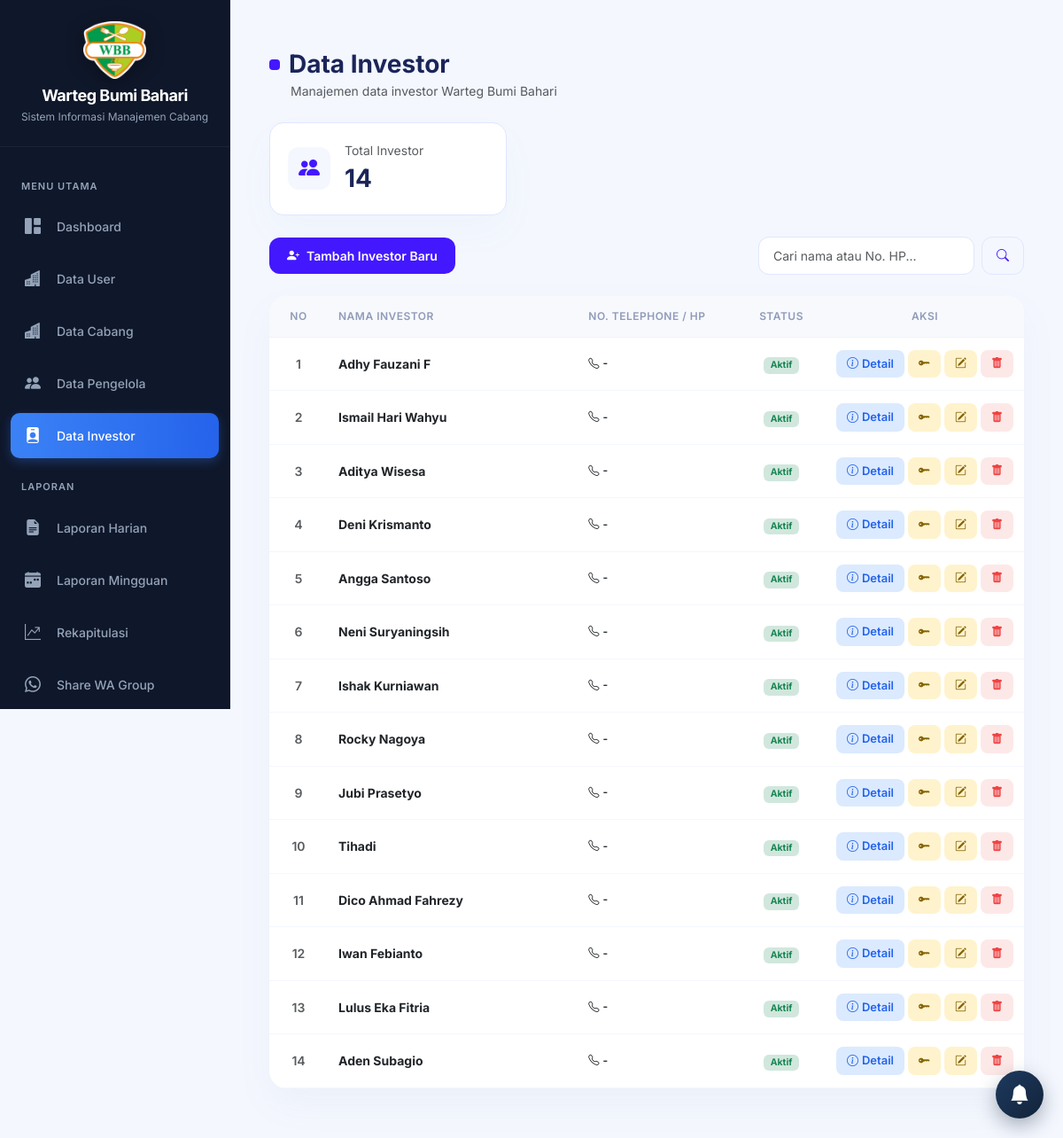
Page /admin_pusat/data_investor.php (signed in) on the committed database.
### tables this page shows
CREATE TABLE `investor` (
  `id_investor` int(11) NOT NULL AUTO_INCREMENT,
  `nama_investor` varchar(100) NOT NULL,
  `no_hp` varchar(20) DEFAULT NULL,
  `status` enum('aktif','nonaktif') DEFAULT 'aktif',
  PRIMARY KEY (`id_investor`)
);

### config/koneksi.php (called while the page is built, shortened)
<?php
if (!function_exists('h')) {
    function h($string): string
    {
        return htmlspecialchars((string) ($string ?? ''), ENT_QUOTES, 'UTF-8');
    }
}

### admin_pusat/data_investor.php (the view, shortened to what this page needs)
<?php
require '../config/koneksi.php';
$total_investor_all = 0;
$query_stat = $conn->query("SELECT COUNT(*) as total FROM investor");
if ($query_stat) {
    $total_investor_all = $query_stat->fetch_assoc()['total'];
}
$search = trim($_GET['search'] ?? '');
$where_sql = "";
$params = [];
$types = "";
$limit  = 20;
$page   = isset($_GET['page']) ? (int)$_GET['page'] : 1;
$page   = $page < 1 ? 1 : $page;
$offset = ($page - 1) * $limit;
$sql = "SELECT * FROM investor $where_sql ORDER BY id_investor DESC LIMIT ? OFFSET ?";
$stmt = $conn->prepare($sql);
if ($search != '') {
    $fetch_types = $types . "ii";
    $fetch_params = array_merge($params, [$limit, $offset]);
    $stmt->bind_param($fetch_types, ...$fetch_params);
} else {
    $stmt->bind_param("ii", $limit, $offset);
}
$stmt->execute();
$investor_result = $stmt->get_result();
$investor_list = [];
while ($row = $investor_result->fetch_assoc()) {
    $investor_list[] = $row;
}
include 'sidebar_pusat.php';
?>
<link rel="stylesheet" href="https://cdn.jsdelivr.net/npm/bootstrap-icons@1.11.3/font/bootstrap-icons.min.css">
<div class="container-fluid py-4">
    <div class="d-flex justify-content-between align-items-center mb-4">
        <div>
            <div class="d-flex align-items-center">
                <span class="title-mark"></span>
                <h3 class="fw-bold mb-0" style="color: #1b2559;">Data Investor</h3>
            </div>
            <span class="text-muted small ms-4">Manajemen data investor Warteg Bumi Bahari</span>
        </div>
    </div>
    <div class="row mb-4">
        <div class="col-12 col-md-4">
            <div class="stat-card d-flex align-items-center gap-3">
                <div class="icon"><i class="bi bi-people-fill"></i></div>
                <div>
                    <div class="text-muted small">Total Investor</div>
                    <div class="fw-bold fs-3" style="color: #1b2559;"><?= number_format($total_investor_all) ?></div>
                </div>
            </div>
        </div>
    </div>
    <div class="d-flex flex-column flex-sm-row justify-content-between align-items-stretch align-items-sm-center gap-3 mb-4">
        <button type="button" class="btn btn-premium d-flex align-items-center gap-2" onclick="resetForm()">
            <i class="bi bi-person-plus-fill"></i> Tambah Investor Baru
        </button>
        <form method="GET" class="d-flex gap-2 search-container">
            <input type="text" name="search" class="form-control form-control-premium" placeholder="Cari nama atau No. HP..." value="<?= h($search) ?>">
            <button type="submit" class="btn btn-premium-outline"><i class="bi bi-search"></i></button>
        </form>
    </div>
    <div class="card saas-card p-0 overflow-hidden border-0">
        <div class="table-responsive table-desktop">
            <table class="table table-saas align-middle mb-0">
                <thead>
                    <tr>
                        <th width="8%" class="text-center">No</th>
                        <th width="35%">Nama Investor</th>
                        <th width="22%">No. Telephone / HP</th>
                        <th width="12%" class="text-center">Status</th>
                        <th width="23%" class="text-center">Aksi</th>
                    </tr>
                </thead>
                <tbody>
                    <?php if (empty($investor_list)): ?>
                    <tr>
                        <td colspan="5" class="text-center py-5 text-muted fw-semibold">
                            <i class="bi bi-inbox fs-2 d-block mb-2"></i> Belum ada data investor
                        </td>
                    </tr>
                    <?php else: $no = $offset + 1; foreach ($investor_list as $d): ?>
                    <tr>
                        <td class="text-center text-muted fw-semibold"><?= $no++ ?></td>
                        <td>
                            <span class="fw-bold text-dark d-block"><?= h($d['nama_investor']) ?></span>
                        </td>
                        <td>
                            <small class="d-block text-dark fw-semibold"><i class="bi bi-telephone me-1"></i><?= h($d['no_hp'] ?: '-') ?></small>
                        </td>
                        <td class="text-center">
                            <?php if (($d['status'] ?? 'aktif') == 'aktif'): ?>
                                <span class="badge bg-success-subtle text-success px-2 py-1">Aktif</span>
                            <?php else: ?>
                                <span class="badge bg-danger-subtle text-danger px-2 py-1">Nonaktif</span>
                            <?php endif; ?>
                        </td>
                        <td class="text-center">
                            <div class="d-inline-flex gap-1 justify-content-center">
                                <button type="button" class="btn btn-action-info" onclick="showDetailInvestor(<?= (int)$d['id_investor'] ?>, '<?= h(addslashes($d['nama_investor'])) ?>')">
                                    <i class="bi bi-info-circle me-1"></i> Detail
                                </button>
                                <a href="data_user?open_modal=1&id_investor=<?= (int)$d['id_investor'] ?>&nama_investor=<?= urlencode($d['nama_investor']) ?>" class="btn btn-action-edit" title="Buat/atur akun login investor ini">
                                    <i class="bi bi-key-fill"></i>
                                </a>
                                <button type="button" class="btn btn-action-edit" onclick="editInvestor(<?= htmlspecialchars(json_encode($d), ENT_QUOTES, 'UTF-8') ?>)">
                                    <i class="bi bi-pencil-square"></i>
                                </button>
                                <form method="POST" class="d-inline" id="form-delete-<?= (int)$d['id_investor'] ?>">
                                    <button type="button" class="btn btn-action-delete" onclick="confirmDelete(<?= (int)$d['id_investor'] ?>, '<?= h(addslashes($d['nama_investor'])) ?>')">
                                        <i class="bi bi-trash-fill"></i>
                                    </button>
                                </form>
                            </div>
                        </td>
                    </tr>
                    <?php endforeach; endif; ?>
                </tbody>
            </table>
        </div>
    </div>
</div>

### admin_pusat/sidebar_pusat.php (style rules this page uses)
:root { --sidebar-bg: #0f172a; --sidebar-hover: rgba(59, 130, 246, 0.15); --sidebar-active: linear-gradient(90deg, #3b82f6 0%, #2563eb 100%); --text-muted: #94a3b8; --content-bg: #f8fafc; }
* { font-family: 'Inter', sans-serif; }
body { background: var(--content-bg); }

### admin_pusat/data_investor.php (style rules this page uses)
body { background-color: #f4f7fe !important; font-family: 'Plus Jakarta Sans', sans-serif !important; color: #1b2559; }
.saas-card { background: #ffffff; border: none !important; border-radius: 20px !important; box-shadow: 0px 18px 40px rgba(112, 144, 176, 0.06) !important; padding: 20px; }
.title-mark { width: 12px; height: 12px; background-color: #4318ff; border-radius: 4px; display: inline-block; margin-right: 10px; }
.btn-premium { background-color: #4318ff !important; color: #ffffff !important; border: none !important; padding: 10px 20px; border-radius: 12px; font-weight: 600; font-size: 14px; transition: all 0.2s ease; }
.btn-premium-outline { background-color: #f4f7fe !important; color: #4318ff !important; border: 1px solid #e0e7ff !important; padding: 10px 16px; border-radius: 12px; font-weight: 600; font-size: 14px; }
.form-control-premium, .form-select-premium { border-radius: 12px !important; border: 1px solid #e0e7ff !important; padding: 10px 16px; color: #1b2559; font-size: 14px; background-color: #ffffff; }
.btn-action-info { background-color: #dbeafe; color: #2563eb; border: none; padding: 6px 12px; border-radius: 8px; font-size: 13px; font-weight: 600; display: inline-flex; align-items: center; justify-content: center; text-decoration: none; cursor: pointer; }
.btn-action-edit { background-color: #fff3cd; color: #856404; border: none; padding: 6px 12px; border-radius: 8px; font-size: 13px; font-weight: 600; display: inline-flex; align-items: center; justify-content: center; text-decoration: none; cursor: pointer; }
.btn-action-delete { background-color: #fde8e8; color: #ef4444; border: none; padding: 6px 12px; border-radius: 8px; font-size: 13px; font-weight: 600; display: inline-flex; align-items: center; justify-content: center; cursor: pointer; }
.stat-card { border-radius: 16px; padding: 20px; background: #fff; border: 1px solid #e0e7ff; box-shadow: 0px 18px 40px rgba(112, 144, 176, 0.04); }
.stat-card .icon { width: 48px; height: 48px; background: #f4f7fe; border-radius: 12px; display: flex; align-items: center; justify-content: center; font-size: 24px; color: #4318ff; }
.table-saas { margin-bottom: 0; width: 100% !important; }
.table-saas thead th { background-color: #f8f9fc !important; color: #8f9bba !important; font-weight: 600; font-size: 12px; text-transform: uppercase; letter-spacing: 0.5px; border-bottom: 1px solid #eef2f9 !important; padding: 14px 12px; }
.table-saas tbody td { padding: 14px 12px; border-bottom: 1px solid #f4f7fe !important; color: #2b3674; font-size: 14px; vertical-align: middle; }

### rows in the picture
investor: nama_investor "Adhy Fauzani F", no_hp "-", status "Aktif"
investor: nama_investor "Ismail Hari Wahyu", no_hp "-", status "Aktif"
investor: nama_investor "Aditya Wisesa", no_hp "-", status "Aktif"
investor: nama_investor "Deni Krismanto", no_hp "-", status "Aktif"
investor: nama_investor "Angga Santoso", no_hp "-", status "Aktif"
investor: nama_investor "Neni Suryaningsih", no_hp "-", status "Aktif"
investor: nama_investor "Ishak Kurniawan", no_hp "-", status "Aktif"
investor: nama_investor "Rocky Nagoya", no_hp "-", status "Aktif"
investor: nama_investor "Jubi Prasetyo", no_hp "-", status "Aktif"
investor: nama_investor "Tihadi", no_hp "-", status "Aktif"
investor: nama_investor "Dico Ahmad Fahrezy", no_hp "-", status "Aktif"
investor: nama_investor "Iwan Febianto", no_hp "-", status "Aktif"
investor: nama_investor "Lulus Eka Fitria", no_hp "-", status "Aktif"
investor: nama_investor "Aden Subagio", no_hp "-", status "Aktif"

### other values in the picture
$total_investor_all "14"
